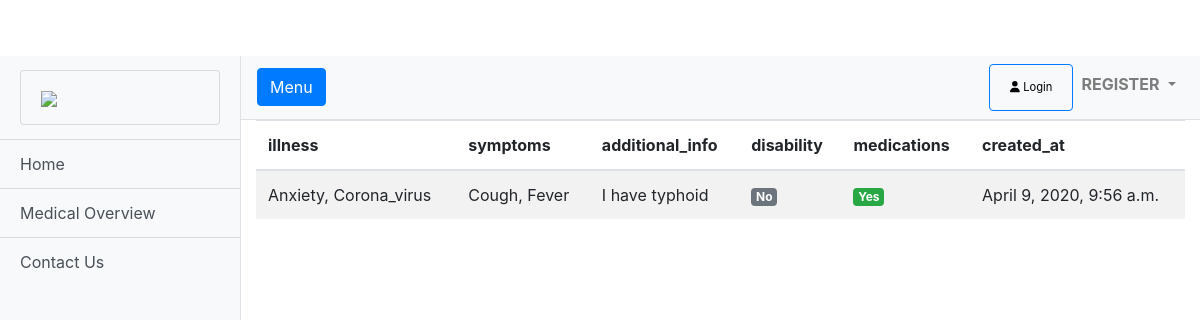
Page /record-detail/1/ on the committed database.
### medicalapp/models.py (models this page shows, shortened)
class MedicalHistory(models.Model):
    Anxiety = 'Anxiety'
    Arthritis = 'Arthritis'
    Asthma = 'Asthma'
    Anemia = 'Anemia'
    Cancer = 'Cancer'
    Corona_virus = 'Corona_virus'
    Diabetes = 'Diabetes'
    Ebola = 'Ebola'
    HIV = 'HIV'
    ILLNESS_CHOICES = (
        (Anxiety, "Anxiety"),
        (Arthritis, "Arthritis"),
        (Asthma, "Asthma"),
        (Anemia, "Anemia"),
        (Cancer, "Cancer"),
        (Corona_virus, "Corona_virus"),
        (Diabetes, "Diabetes"),
        (Ebola, "Ebola"),
        (HIV, "HIV"),
    )
    user = models.ForeignKey(User, on_delete=models.CASCADE)
    illness = MultiSelectField(choices=ILLNESS_CHOICES, max_length=50)
    symptoms = models.CharField(max_length=100)
    additional_info = models.CharField(max_length=100)
    disability = models.BooleanField(default=False)
    medications = models.BooleanField(default=False)
    created_at = models.DateTimeField(default=timezone.now)

### medicalapp/views/home.py (the view)
# urls.py: path('record-detail/<int:id>/', RecordDetailView.as_view(), name='medical-record-detail'),
class RecordDetailView(DetailView):
    model = MedicalHistory
    template_name = 'record_detail.html'
    context_object_name = 'record'
    pk_url_kwarg = 'id'

### templates/record_detail.html (shortened to what this page needs)
{% extends 'base.html' %}
{% load static %}
{% block content %}
{% include 'sidebar.html' %}
    <section>
        <div class="container">
            <div class="row">
                <div class="col-lg-12">
                    <div class="table-responsive">
                        <table class="table table-striped table-hover table-client-dashboard">
                            <thead>
                            <tr>
                                <th>illness</th>
                                <th>symptoms</th>
                                <th>additional_info</th>
                                <th>disability</th>
                                <th>medications</th>
                                <th>created_at</th>
                            </tr>
                            </thead>
                            <tbody>
                                <tr>
                                    <td>
                                        {{ object.illness }}
                                    </td>
                                    <td>
                                        {{ object.symptoms }}
                                    </td>
                                    <td>
                                        {{ object.additional_info }}
                                    </td>
                                    {% if object.disability %}
                                    <td>
                                        <span class="badge badge-success">Yes</span>
                                    </td>
                                    {% else %}
                                    <td>
                                        <span class="badge badge-secondary">No</span>
                                    </td>
                                    {% endif %}
                                    {% if object.medications %}
                                    <td>
                                        <span class="badge badge-success">Yes</span>
                                    </td>
                                    {% else %}
                                    <td>
                                        <span class="badge badge-secondary">No</span>
                                    </td>
                                    {% endif %}
                                    <td>
                                        {{ object.created_at }}
                                    </td>
                            </tbody>
                        </table>
                    </div>
                </div>
            </div>
        </div>
    </section>
{% endblock %}

### static/css/simple-sidebar.css (style rules this page uses)
body { overflow-x: hidden; }

### static/css/full-width-pics.css (style rules this page uses)
body { padding-top: 56px; }

### rows in the picture
MedicalHistory: illness "Anxiety, Corona_virus", symptoms "Cough, Fever", additional_info "I have typhoid", created_at "April 9, 2020, 9:56 a.m."
